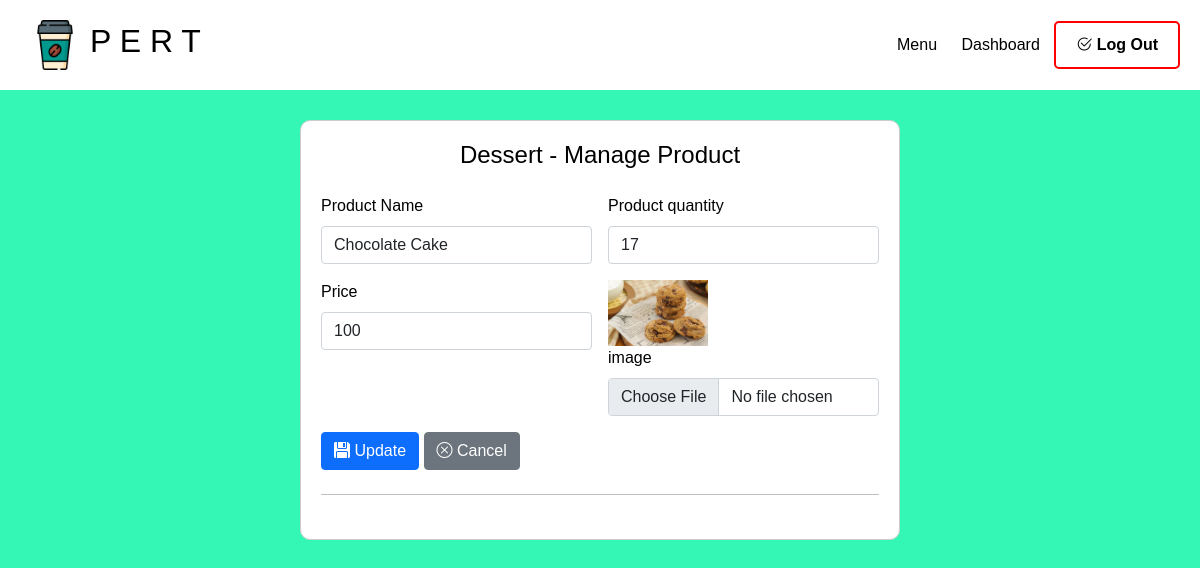
Page /Managerphp/dessert_config.php?id=1 (signed in) on the earlier database version.
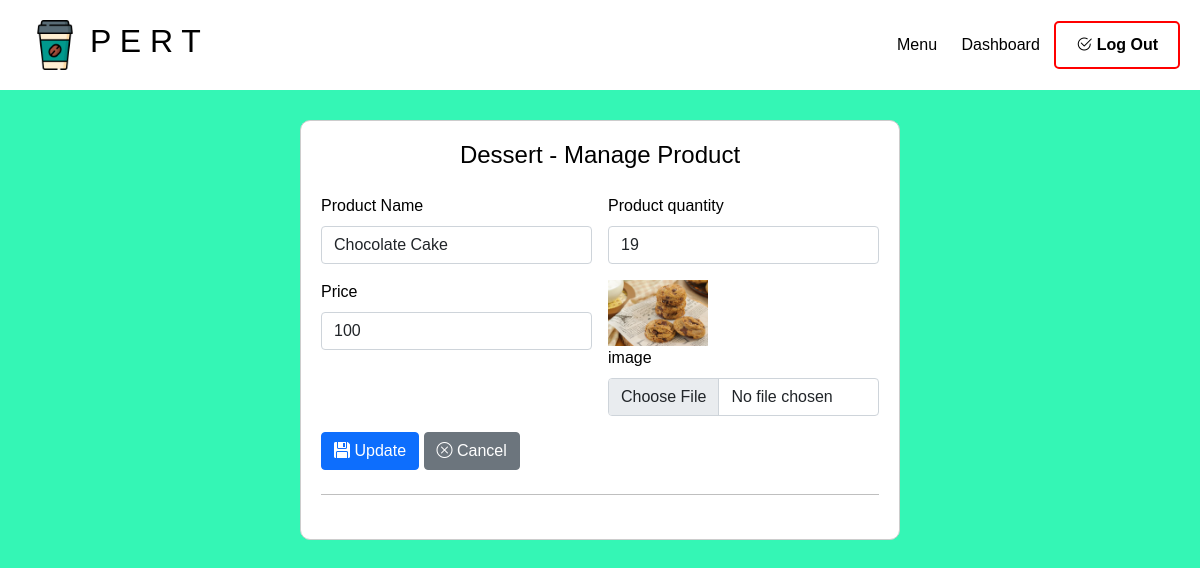
Same page on the later database version.
### tables this page shows
CREATE TABLE `dessert_menu` (
  `dess_menuID` int(10) NOT NULL,
  `dess_menuName` varchar(255) NOT NULL,
  `dess_quantity` int(3) DEFAULT NULL,
  `dess_price` int(3) NOT NULL,
  `dess_picture` varchar(255) NOT NULL
);

### Managerphp/dessert_config.php (the view, shortened to what this page needs)
<?php
include '../condb/database.php';
$result = [
    'dess_menuID' => '',
    'dess_menuName' => '',
    'dess_quantity' => '',
    'dess_price' => '',
    'dess_picture' => '',
];
if (!empty($_GET['id'])) {
    $query_product = mysqli_query($conn, "SELECT * FROM dessert_menu WHERE dess_menuID = '{$_GET['id']}'");
    $result = mysqli_fetch_assoc($query_product);
}
?>
<!DOCTYPE html>
<html lang="en">
<head>
    <link href="https://cdn.jsdelivr.net/npm/bootstrap@5.0.2/dist/css/bootstrap.min.css" rel="stylesheet">
    <link rel="stylesheet" href="https://cdn.jsdelivr.net/npm/bootstrap-icons@1.11.3/font/bootstrap-icons.min.css">
    <link rel="stylesheet" href="../css/add_styles.css">
</head>
<body>
    <div class="nav">
        <div class="logo-container">
            <a href="#"><img src="../image/coffee-cup.png" class="logo" /></a>
            <h2>P E R T</h2>
        </div>
        <div class="links">
            <a href="index.php">Menu</a>
            <a href="#">Dashboard</a>
            <button id="LogoutBtn"><i class="bi bi-check2-circle"></i> Log Out</button>
        </div>
    </div>
    <div class="container">
        <div class="ter">
            <div class="row justify-content-center">
                <div class="col-md-8">
                    <div class="form-container">
                        <h4 class="text-center mb-4">Dessert - Manage Product</h4>
                        <form action="../condb/dessert-configdb.php" method="post" enctype="multipart/form-data">
                            <div class="row g-3 mb-3">
                                <div class="col-sm-6">
                                    <label class="form-label">Product Name</label>
                                    <input type="text" name="product_name" class="form-control" value="<?php echo $result['dess_menuName']; ?>">
                                </div>
                                <div class="col-sm-6">
                                    <label class="form-label">Product quantity</label>
                                    <input type="number" name="product_quantity" class="form-control" value="<?php echo $result['dess_quantity']; ?>">
                                </div>
                                <div class="col-sm-6">
                                    <label class="form-label">Price</label>
                                    <input type="text" name="price" class="form-control" value="<?php echo $result['dess_price']; ?>">
                                </div>
                                <div class="col-sm-6">
                                    <div>
                                        <?php if (!empty($result['dess_picture'])) : ?>
                                            <img src="../image/menu/Dessert/<?php echo $result['dess_picture']; ?>" width="100" alt="Product Image">
                                        <?php endif; ?>
                                    </div>
                                    <label for="formfile" class="form-label">image</label>
                                    <input type="file" name="profile_image" class="form-control" accept="image/png, image/jpg, image/jpeg">
                                </div>
                            </div>
                            <?php if (empty($result['dess_menuID'])) : ?>
                                <button type="submit" class="btn btn-primary"><i class="bi bi-floppy-fill"></i> Create</button>
                            <?php else : ?>
                                <button type="submit" class="btn btn-primary"><i class="bi bi-floppy-fill"></i> Update</button>
                            <?php endif; ?>
                            <a role="button" class="btn btn-secondary" href="index.php"><i class="bi bi-x-circle"></i> Cancel </a>
                            <hr class="my-4">
                        </form>
                    </div>
                </div>
            </div>
        </div>
    </div>
</body>
</html>

Differences in the rows shown:
changed dessert_menu "Chocolate Cake": product_quantity "17" → "19"
